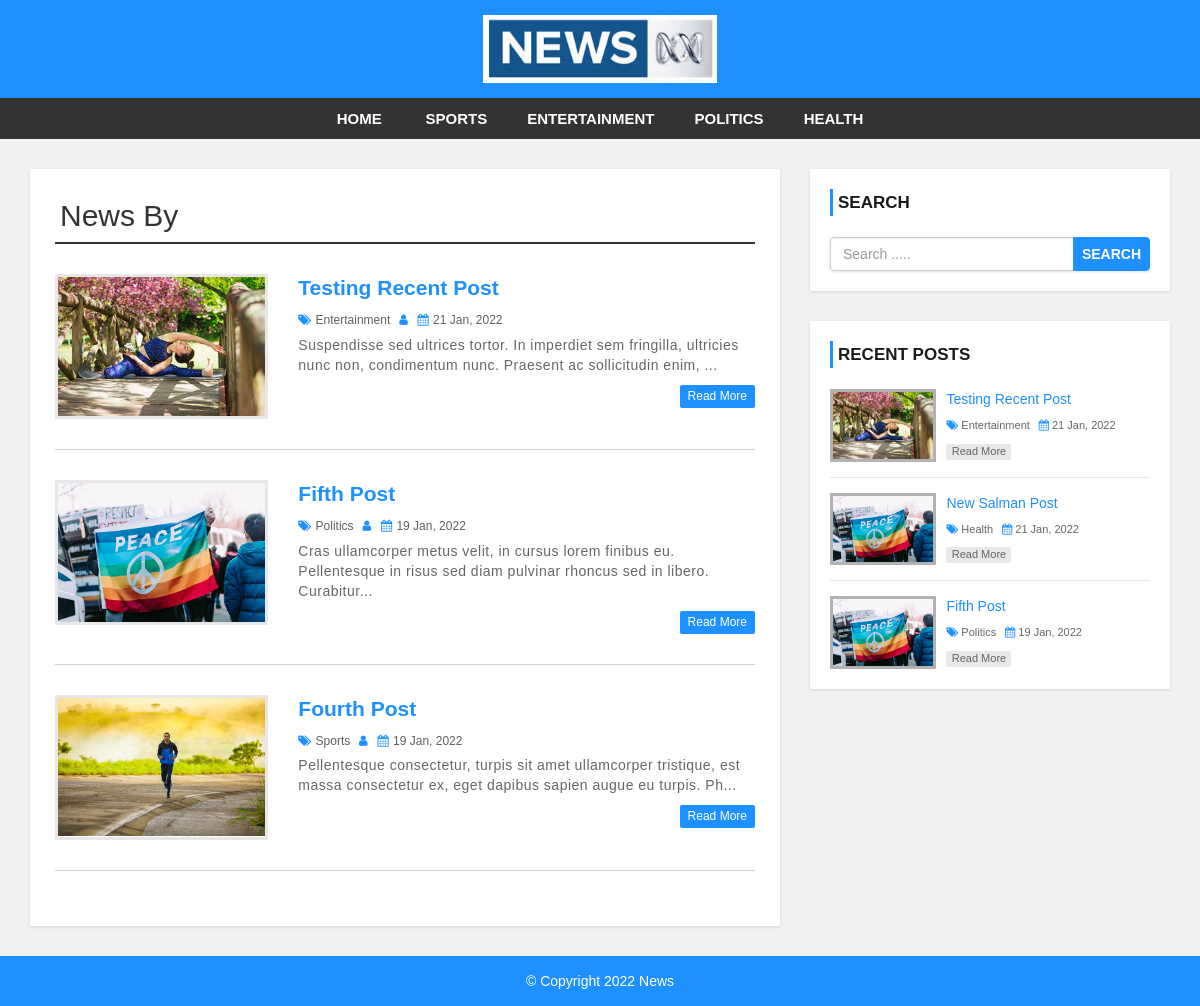
Page /author.php?aid=27 on the committed database.
### tables this page shows
CREATE TABLE `settings` (
  `id` int(11) NOT NULL,
  `websitename` varchar(60) NOT NULL,
  `logo` varchar(50) NOT NULL,
  `footerdesc` varchar(255) NOT NULL
);

CREATE TABLE `category` (
  `category_id` int(11) NOT NULL,
  `category_name` varchar(100) NOT NULL,
  `post` int(11) NOT NULL DEFAULT 0
);

CREATE TABLE `post` (
  `post_id` int(11) NOT NULL,
  `title` varchar(100) NOT NULL,
  `description` text NOT NULL,
  `category` varchar(100) NOT NULL,
  `post_date` varchar(50) NOT NULL,
  `author` int(11) NOT NULL,
  `post_img` varchar(100) NOT NULL
);

### config.php (called while the page is built, shortened)
<?php
$hostname = "http://localhost/LearnPHP/news-site";
?>

### author.php (the view, shortened to what this page needs)
<?php include 'header.php'; ?>
    <div id="main-content">
      <div class="container">
        <div class="row">
            <div class="col-md-8">
              <div class="post-container">
                <?php
                include "config.php";
                if(isset($_GET['aid'])){
                  $auth_id = $_GET['aid'];
                  $sql1 = "SELECT * FROM post JOIN user
                          ON post.author = user.user_id
                          WHERE post.author = {$auth_id}";
                  $result1 = mysqli_query($conn, $sql1) or die("Query Failed.");
                  $row1 = mysqli_fetch_assoc($result1);
                ?>
                <h2 class="page-heading">News By <?php echo $row1['username']; ?></h2>
                <?php
                  $limit = 3;
                  if(isset($_GET['page'])){
                    $page = $_GET['page'];
                  }else{
                    $page = 1;
                  }
                  $offset = ($page - 1) * $limit;
                  $sql = "SELECT post.post_id, post.title, post.description,post.post_date,post.author,
                  category.category_name,user.username,post.category,post.post_img FROM post
                  LEFT JOIN category ON post.category = category.category_id
                  LEFT JOIN user ON post.author = user.user_id
                  WHERE post.author = {$auth_id}
                  ORDER BY post.post_id DESC LIMIT {$offset},{$limit}";
                  $result = mysqli_query($conn, $sql) or die("Query Failed.");
                  if(mysqli_num_rows($result) > 0){
                    while($row = mysqli_fetch_assoc($result)) {
                ?>
                  <div class="post-content">
                      <div class="row">
                          <div class="col-md-4">
                            <a class="post-img" href="single.php?id=<?php echo $row['post_id']; ?>"><img src="admin/upload/<?php echo $row['post_img']; ?>" alt=""/></a>
                          </div>
                          <div class="col-md-8">
                            <div class="inner-content clearfix">
                                <h3><a href='single.php?id=<?php echo $row['post_id']; ?>'><?php echo $row['title']; ?></a></h3>
                                <div class="post-information">
                                    <span>
                                        <i class="fa fa-tags" aria-hidden="true"></i>
                                        <a href='category.php?cid=<?php echo $row['category']; ?>'><?php echo $row['category_name']; ?></a>
                                    </span>
                                    <span>
                                        <i class="fa fa-user" aria-hidden="true"></i>
                                    </span>
                                    <span>
                                        <i class="fa fa-calendar" aria-hidden="true"></i>
                                        <?php echo $row['post_date']; ?>
                                    </span>
                                </div>
                                <p class="description">
                                    <?php echo substr($row['description'],0,130) . "..."; ?>
                                </p>
                                <a class='read-more pull-right' href='single.php?id=<?php echo $row['post_id']; ?>'>read more</a>
                            </div>
                          </div>
                      </div>
                  </div>
                  <?php
                    }
                  }else{
                    echo "<h2>No Record Found.</h2>";
                  }
                }else{
                  echo "<h2>No Record Found.</h2>";
                }
                  ?>
              </div>
            </div>
            <?php include 'sidebar.php'; ?>
        </div>
      </div>
    </div>
<?php include 'footer.php'; ?>

### header.php (shortened to what this page needs)
<?php
  include "config.php";
?>
<!DOCTYPE html>
<html lang="en">
<head>
    <link rel="stylesheet" href="css/bootstrap.min.css" />
    <link rel="stylesheet" href="css/font-awesome.css">
    <link rel="stylesheet" href="css/style.css">
</head>
<body>
<div id="header">
    <div class="container">
        <div class="row">
            <div class=" col-md-offset-4 col-md-4">
              <?php
                include "config.php";
                $sql = "SELECT * FROM settings";
                $result = mysqli_query($conn, $sql) or die("Query Failed.");
                if(mysqli_num_rows($result) > 0){
                  while($row = mysqli_fetch_assoc($result)) {
                    if($row['logo'] == ""){
                      echo '<a href="index.php"><h1>'.$row['websitename'].'</h1></a>';
                    }else{
                      echo '<a href="index.php" id="logo"><img src="admin/images/'. $row['logo'] .'"></a>';
                    }
                  }
                }
                ?>
            </div>
        </div>
    </div>
</div>
<div id="menu-bar">
    <div class="container">
        <div class="row">
            <div class="col-md-12">
              <?php
                include "config.php";
                $sql = "SELECT * FROM category WHERE post > 0";
                $result = mysqli_query($conn, $sql) or die("Query Failed. : Category");
                if(mysqli_num_rows($result) > 0){
                  $active = "";
              ?>
                <ul class='menu'>
                  <li><a href='<?php echo $hostname; ?>'>Home</a></li>
                  <?php while($row = mysqli_fetch_assoc($result)) {
                    echo "<li><a class='{$active}' href='category.php?cid={$row['category_id']}'>{$row['category_name']}</a></li>";
                  } ?>
                </ul>
                <?php } ?>
            </div>
        </div>
    </div>
</div>

### sidebar.php
<div id="sidebar" class="col-md-4">
    <div class="search-box-container">
        <h4>Search</h4>
        <form class="search-post" action="search.php" method ="GET">
            <div class="input-group">
                <input type="text" name="search" class="form-control" placeholder="Search .....">
                <span class="input-group-btn">
                    <button type="submit" class="btn btn-danger">Search</button>
                </span>
            </div>
        </form>
    </div>
    <div class="recent-post-container">
        <h4>Recent Posts</h4>
        <?php
        include "config.php";
        $limit = 3;
        $sql = "SELECT post.post_id, post.title, post.post_date,
        category.category_name,post.category,post.post_img FROM post
        LEFT JOIN category ON post.category = category.category_id
        ORDER BY post.post_id DESC LIMIT {$limit}";
        $result = mysqli_query($conn, $sql) or die("Query Failed. : Recent Post");
        if(mysqli_num_rows($result) > 0){
          while($row = mysqli_fetch_assoc($result)) {
      ?>
        <div class="recent-post">
            <a class="post-img" href="single.php?id=<?php echo $row['post_id']; ?>">
                <img src="admin/upload/<?php echo $row['post_img']; ?>" alt=""/>
            </a>
            <div class="post-content">
                <h5><a href="single.php?id=<?php echo $row['post_id']; ?>"><?php echo $row['title']; ?></a></h5>
                <span>
                    <i class="fa fa-tags" aria-hidden="true"></i>
                    <a href='category.php?cid=<?php echo $row['category']; ?>'><?php echo $row['category_name']; ?></a>
                </span>
                <span>
                    <i class="fa fa-calendar" aria-hidden="true"></i>
                    <?php echo $row['post_date']; ?>
                </span>
                <a class="read-more" href="single.php?id=<?php echo $row['post_id']; ?>">read more</a>
            </div>
        </div>
    <?php
      }
    }
    ?>
    </div>
</div>

### footer.php
<div id ="footer">
    <div class="container">
        <div class="row">
            <div class="col-md-12">
              <?php
                include "config.php";
                $sql = "SELECT * FROM settings";
                $result = mysqli_query($conn, $sql) or die("Query Failed.");
                if(mysqli_num_rows($result) > 0){
                  while($row = mysqli_fetch_assoc($result)) {
              ?>
                <span><?php echo $row['footerdesc']; ?></span>
              <?php
                }
              }
              ?>
            </div>
        </div>
    </div>
</div>
</body>
</html>

### css/style.css (style rules this page uses)
body { background: #f1f1f1; font-family: sans-serif,arial,Helvetica; }
a, a:hover, a:focus { text-decoration: none; outline: none; }
ul { margin:0; padding:0; list-style:none; }
h2.page-heading { margin: 5px 0 30px; padding: 0 5px 10px; border-bottom: 2px solid #333; }
form { background: #fff; padding: 25px; box-shadow:0 1px 3px rgba(0, 0, 0, 0.13); }
#header { background: #1e90ff; text-align: center; padding: 15px; }
#logo { display: inline-block; width: 65%; }
#logo img { width: 100%; }
#menu-bar { background: #333; text-align: center; }
#menu-bar .menu > li { display: inline-block; }
.menu > li > a { padding: 10px 20px; display: block; text-transform: uppercase; color: #fff; font-size: 15px; font-weight:600; transition:all 0.5s ease 0s; }
#main-content { padding: 30px 0; min-height: 750px; }
#main-content .post-container { background-color: #fff; padding: 25px; box-shadow: 0 1px 3px rgba(0, 0, 0, 0.13); }
#main-content .post-content { border-bottom: 1px solid #d1d1d1; padding: 0 0 30px; margin-bottom:30px; }
#main-content .post-content img { width: 100%; }
#main-content .post-content .post-img { border: 3px solid #e7e7e7; display: block; height: 145px; overflow: hidden; transition: border .3s; }
#main-content .post-content h3 { font-size: 21px; line-height: 28px; font-weight: 600; margin: 0 0 7px; }
#main-content .post-content h3 a { color: #1e90ff; transition:all 0.3s; }
#main-content .post-content .post-information span { color: #606060; font-size: 12px; text-transform: capitalize; margin: 0 5px 5px 0; display: inline-block; }
#main-content .post-content .post-information i { color: #1e90ff; margin-right: 1px; }
#main-content .post-content .post-information a { color: #606060; text-decoration: none; }
#main-content .post-content p, #main-content .single-post p { color: #666; font-size: 14px; letter-spacing: 0.5px; margin:0 0 10px; }
#main-content .post-content a.read-more { color: #fff; background-color: #1E90FF; font-size: 12px; text-transform: capitalize; padding: 3px 8px; border-radius: 2px; transition: all 0.3s; }
i.fa { color:#222; }
#sidebar h4 { color: #1A1A1A; font-size: 17px; line-height: 27px; font-weight:600; text-transform: uppercase; padding: 0 0 0 5px; margin: 0 0 21px; border-left: 3px solid #1e90ff; }
#sidebar .search-box-container { background-color: #fff; padding: 20px; margin: 0 0 30px; box-shadow: 0 1px 3px rgba(0, 0, 0, 0.13); }
#sidebar .search-post { padding: 0; }
#sidebar .search-post input { color: #606060; }
#sidebar .search-post .btn { font-weight: 600; text-transform: uppercase; padding: 6px 8px; background-color: #1E90FF; border-color: #1E90FF; outline: none; }
#sidebar .recent-post-container { padding: 20px; background: #fff; box-shadow: 0 1px 3px rgba(0, 0, 0, 0.13); }
#sidebar .recent-post { border-bottom: 1px solid #e7e7e7; padding: 0 0 15px; margin: 0 0 15px; }
#sidebar .recent-post:last-child { margin: 0; padding: 0; border: none; }
#sidebar .recent-post .post-img { display: inline-block; width: 33%; border: 3px solid rgba(0,0,0,0.3); vertical-align: top; transition: border .3s; }
#sidebar .recent-post .post-img img { width: 100%; }
#sidebar .recent-post .post-content { width: 65%; display: inline-block; border: none; padding: 0 0 0 7px; margin: 0; }
#sidebar .recent-post h5 { font-size: 14px; line-height: 20px; margin: 0 0 5px; }
#sidebar .recent-post h5 a { color: #1E90FF; }
#sidebar .recent-post span { color: #666; font-size: 11px; display: inline-block; margin: 0 5px 10px 0; }
#sidebar .recent-post span a { color: #666; }
#sidebar .recent-post span i { color: #1E90FF; }
#sidebar .recent-post a.read-more { color: #666; background-color: rgba(0,0,0,0.09); width: 65px; font-size: 11px; text-align: center; padding: 0; display: block; transition: all 0.3s; }
#footer { color: #fff; padding:15px 0; text-align:center; background-color:#1e90ff; }

### rows in the picture
settings: logo (picture), footerdesc "© Copyright 2022 News"
category: category_name "SPORTS"
category: category_name "ENTERTAINMENT"
category: category_name "POLITICS"
category: category_name "HEALTH"
post: post_img (picture), title "Testing Recent Post", category.category_name "Entertainment", post_date "21 Jan, 2022", description "Suspendisse sed ultrices tortor. In imperdiet sem fringilla, ultricies nunc non, condimentum nunc. Praesent ac sollicitudin enim,"
post: post_img (picture), title "Fifth Post", category.category_name "Politics", post_date "19 Jan, 2022", description "Cras ullamcorper metus velit, in cursus lorem finibus eu. Pellentesque in risus sed diam pulvinar rhoncus sed in libero. Curabitur"
post: post_img (picture), title "Fourth Post", category.category_name "Sports", post_date "19 Jan, 2022", description "Pellentesque consectetur, turpis sit amet ullamcorper tristique, est massa consectetur ex, eget dapibus sapien augue eu turpis. Ph"
post: post_img (picture), title "New Salman Post", category.category_name "Health", post_date "21 Jan, 2022"
